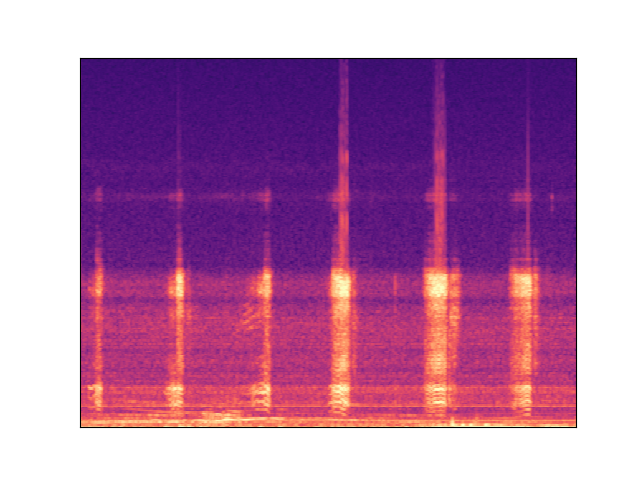
#> input picture Application/Mel/segment0.png, 640 x 480 px
$ python -i train_preprocessing.py   (imports and definitions only)   (older library calls are emulated)
#> lines starting #> are read from the running program, lines starting #| are printed output that depends on the picture
#> further down, picture is the input picture: shape (480, 640, 3); mean B, G, R 173.3, 129.8, 184.1
import numpy as np
import cv2
from tqdm import tqdm

def my_processing(dataset, outsize, pre_type='his'):

    data = []

    for img in tqdm(dataset):                                        #image to crop

        rect_mask = np.zeros(img.shape[:2], dtype="uint8")           #black mask with shape of spectrogram
        cv2.rectangle(rect_mask,(79,57),(576,427),255,-1)              #fill area we want to keep with white

        masked_img = cv2.bitwise_and(img, img, mask=rect_mask)   #apply


        output_img = masked_img[57:427,79:576]                    #resize image to fit in model
        output_img = cv2.resize(output_img, (outsize,outsize))

        if pre_type == 'his':
            output_img = pre_his(output_img)

        output_img = cv2.normalize(output_img, None, 0, 1, norm_type=cv2.NORM_MINMAX, dtype=cv2.CV_32F)
        data.append(output_img)

    return np.array(data)


def pre_his(img):
    yuv = cv2.cvtColor(img, cv2.COLOR_BGR2YUV)
#> yuv: shape (480, 640, 3); mean of channels 0, 1, 2 151, 139, 157
    y, u, v = cv2.split(yuv)
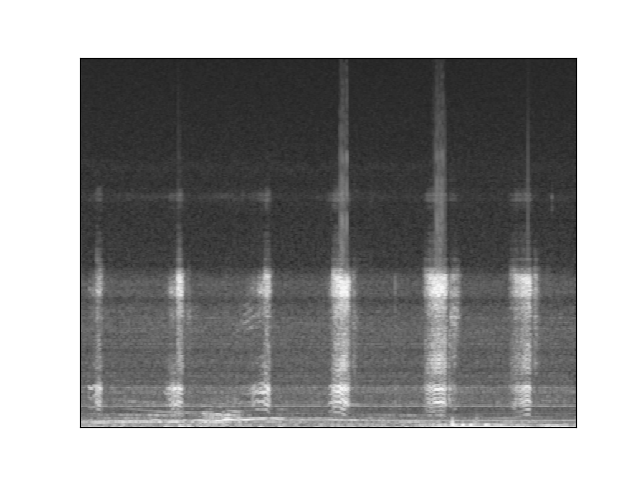
#> y: shape (480, 640); min 0, max 255, mean 151
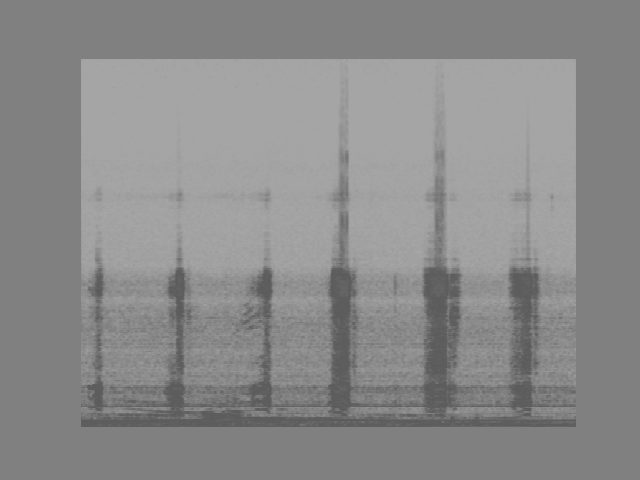
#> u: shape (480, 640); min 92, max 165, mean 139
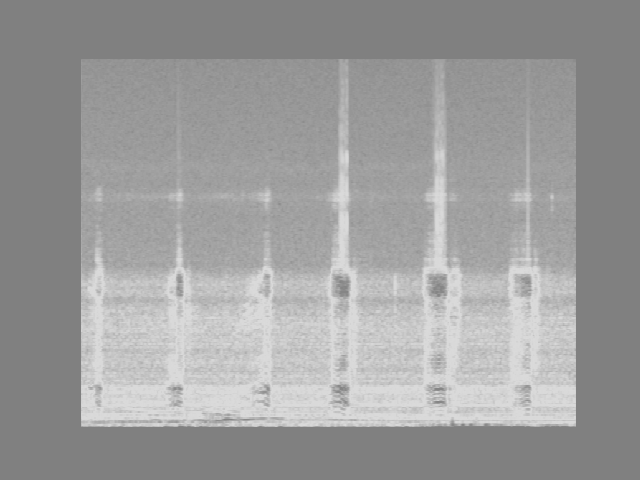
#> v: shape (480, 640); min 128, max 218, mean 157
    y = cv2.equalizeHist(y)
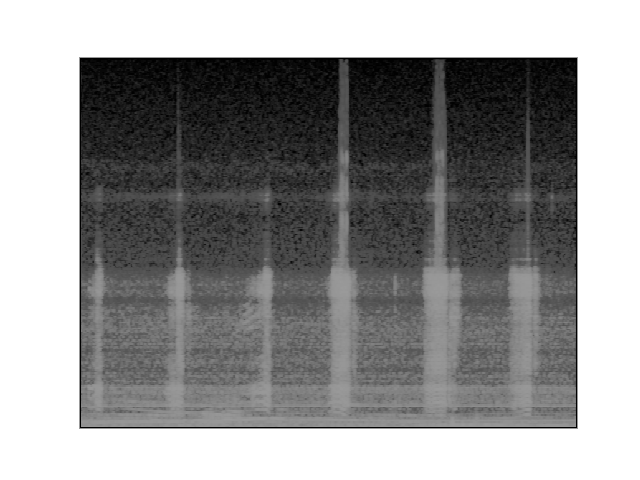
#> y: shape (480, 640); min 0, max 255, mean 147.6
    yuv = cv2.merge([y, u, v])
#> yuv: shape (480, 640, 3); mean of channels 0, 1, 2 147.6, 139, 157
    his_img = cv2.cvtColor(yuv, cv2.COLOR_YUV2BGR)
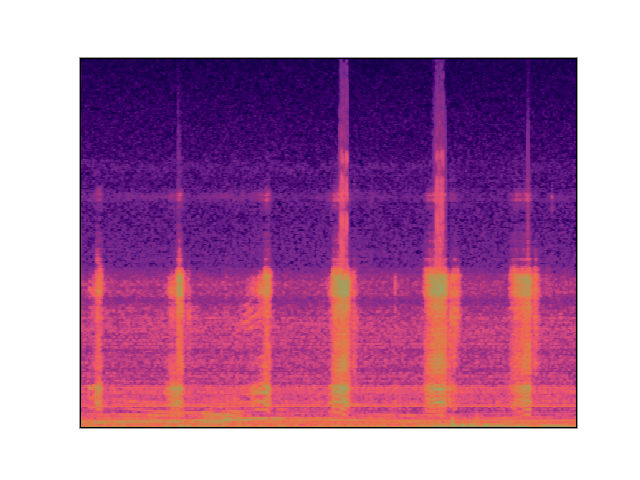
#> his_img: shape (480, 640, 3); mean B, G, R 169.8, 127.6, 180.7
    return his_img

>>> import cv2
>>> picture = cv2.imread('../../../Application/Mel/segment0.png')
>>> result = pre_his(picture)

$ run again, on Application/Mel/segment1.png
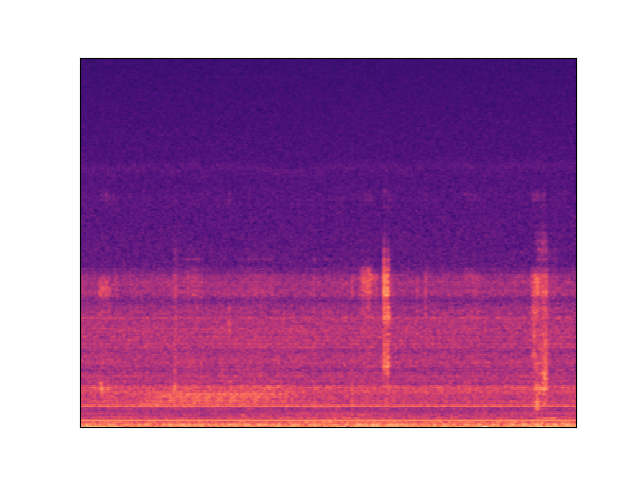
#> input picture Application/Mel/segment1.png, 640 x 480 px
#> picture is the input picture: shape (480, 640, 3); mean B, G, R 174, 124.4, 177.7
#> in pre_his, `y = cv2.equalizeHist(y)`:
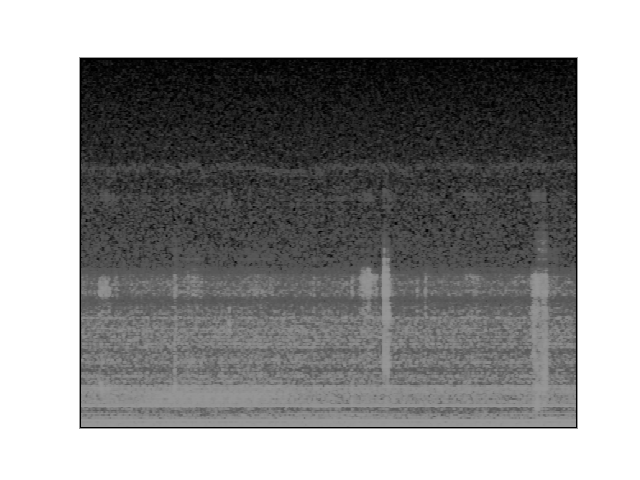
#> y: shape (480, 640); min 0, max 255, mean 147.7
#> in pre_his, `his_img = cv2.cvtColor(yuv, cv2.COLOR_YUV2BGR)`:
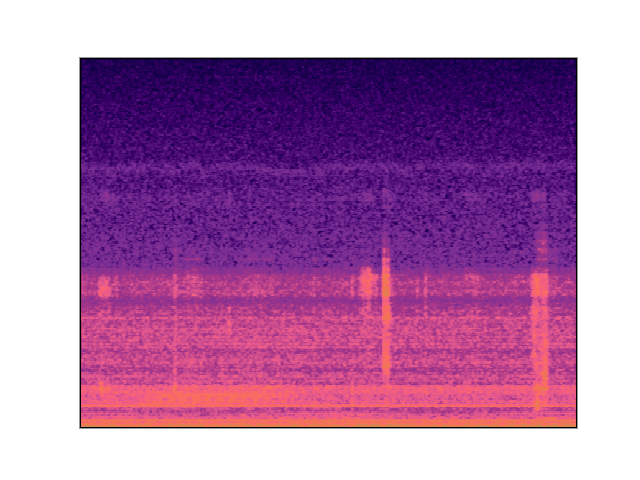
#> his_img: shape (480, 640, 3); mean B, G, R 175.6, 127.3, 179.5

$ run again, on Application/Mel/segment10.png
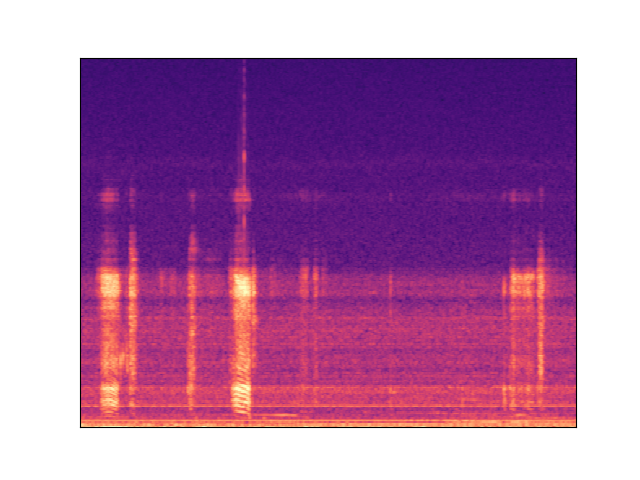
#> input picture Application/Mel/segment10.png, 640 x 480 px
#> picture is the input picture: shape (480, 640, 3); mean B, G, R 173.5, 127.2, 181.3
#> in pre_his, `y = cv2.equalizeHist(y)`:
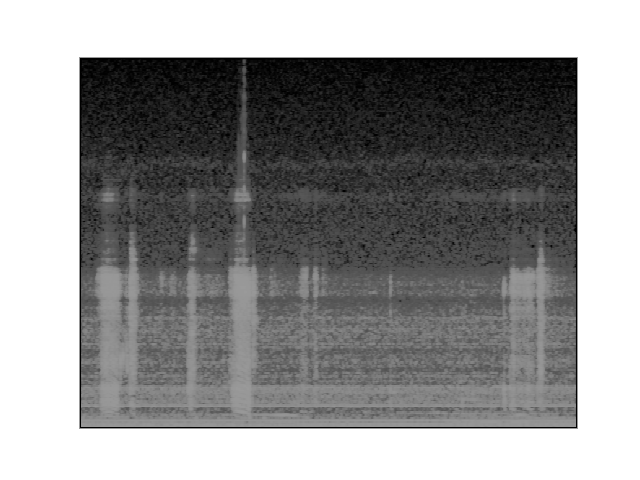
#> y: shape (480, 640); min 0, max 255, mean 147.7
#> in pre_his, `his_img = cv2.cvtColor(yuv, cv2.COLOR_YUV2BGR)`:
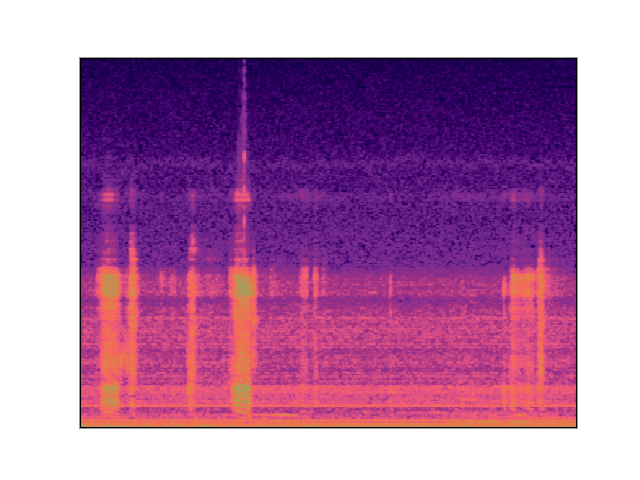
#> his_img: shape (480, 640, 3); mean B, G, R 172.3, 127.4, 180.3

$ run again, on Application/Mel/segment11.png
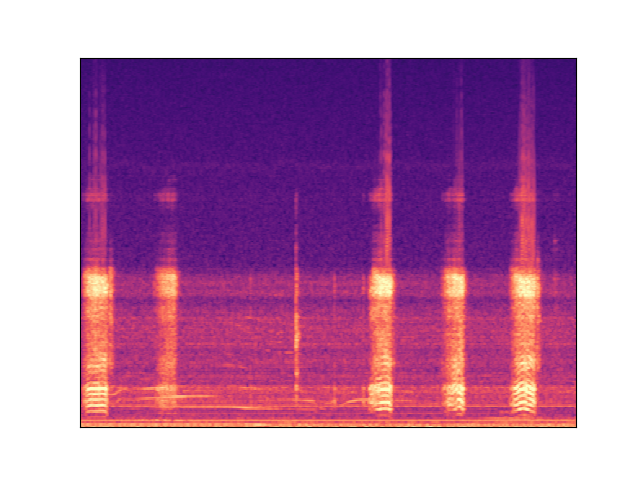
#> input picture Application/Mel/segment11.png, 640 x 480 px
#> picture is the input picture: shape (480, 640, 3); mean B, G, R 173.4, 130.6, 184.8
#> in pre_his, `y = cv2.equalizeHist(y)`:
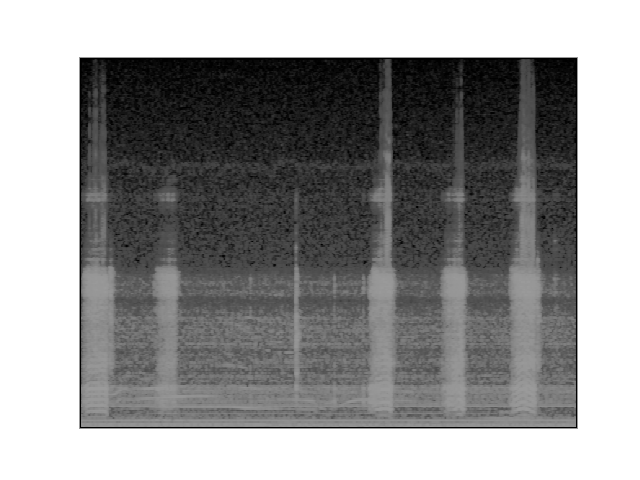
#> y: shape (480, 640); min 0, max 255, mean 147.6
#> in pre_his, `his_img = cv2.cvtColor(yuv, cv2.COLOR_YUV2BGR)`:
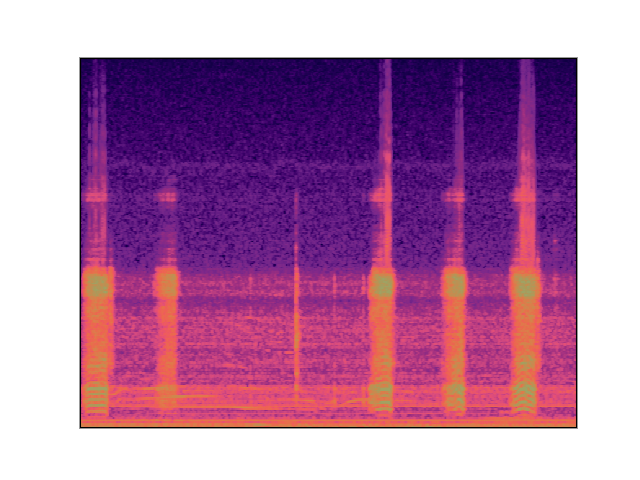
#> his_img: shape (480, 640, 3); mean B, G, R 169.2, 127.7, 180.7
